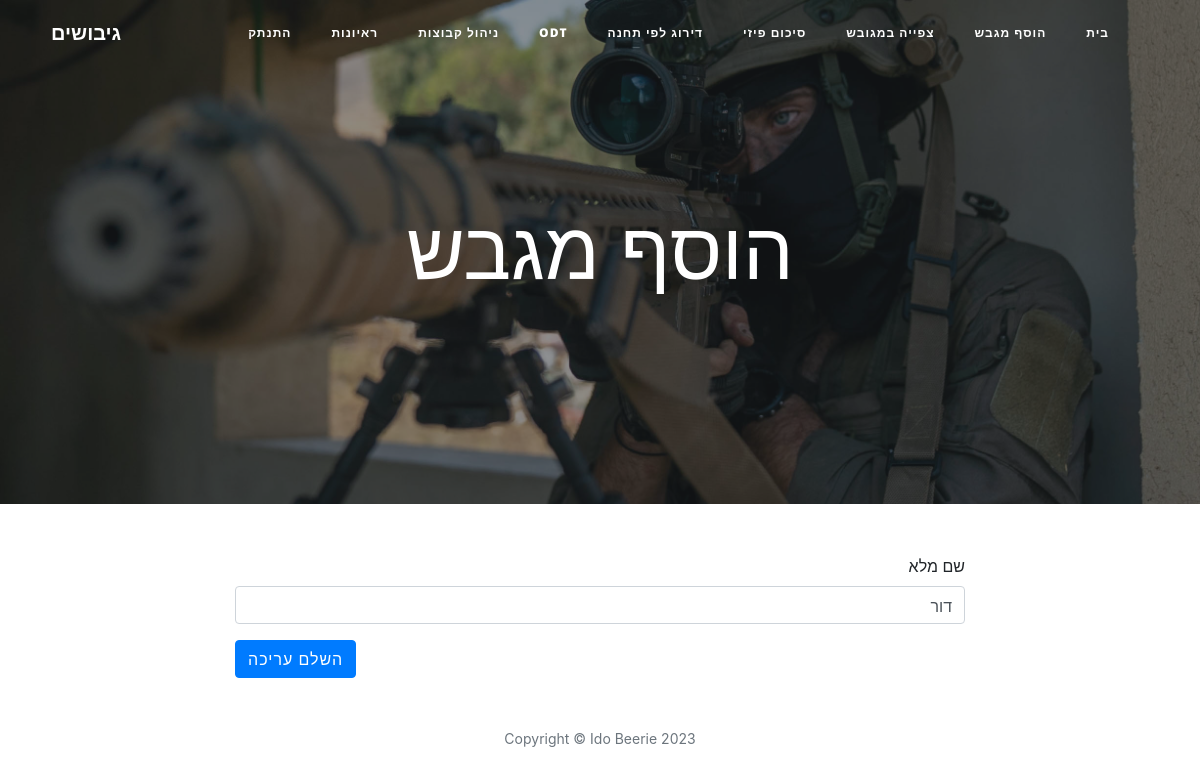
/edit-user/2 (signed in), run on an earlier commit of the app's database.
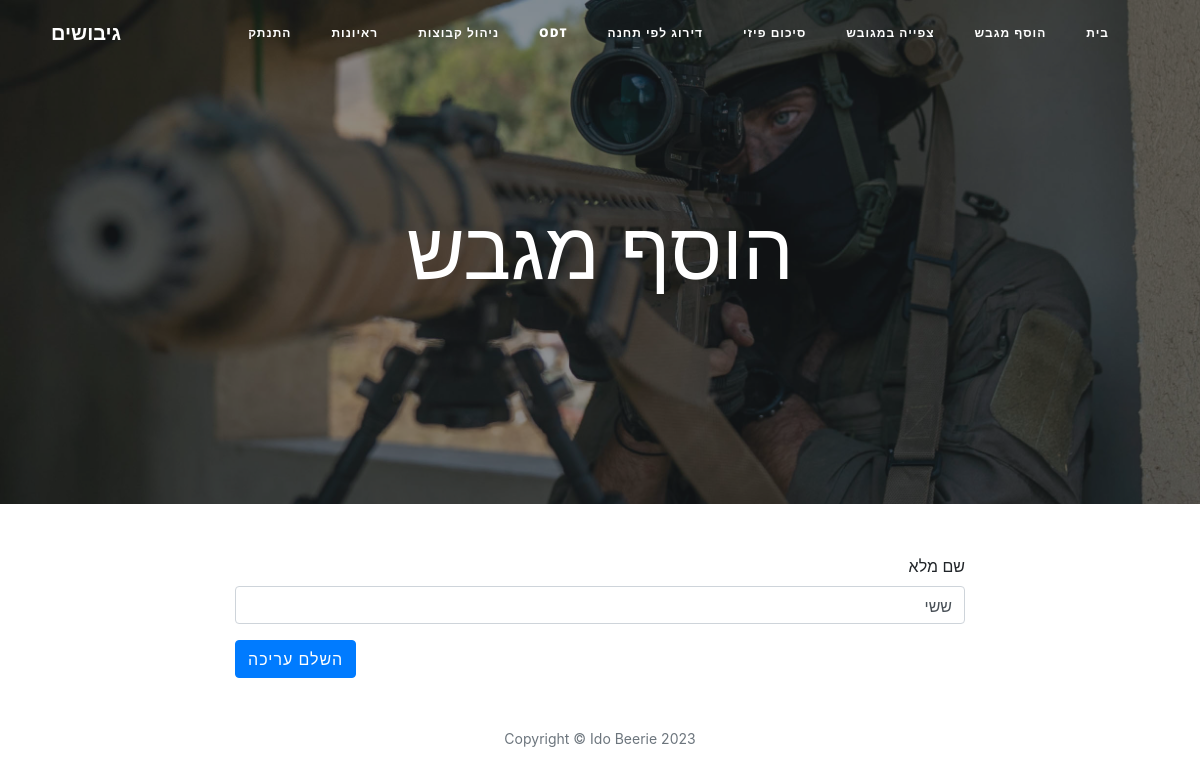
And on a later commit of the database.
### main.py (models this page shows)
class User(UserMixin, db.Model):
    __tablename__ = "users"
    id = db.Column(db.Integer, primary_key=True)
    password = db.Column(db.String(1000), nullable=False)
    name = db.Column(db.String(1000), nullable=False)
    reviews = relationship("Review", back_populates="author")
    candidates = relationship("Candidate", back_populates="group")

### main.py (the view)
@app.route("/edit-user/<int:user_id>", methods=["GET", "POST"])
@admin_only
def edit_user(user_id):
    user = User.query.get(user_id)
    edit_form = EditUserForm(
        name=user.name,
    )
    if edit_form.validate_on_submit():
        user.name = edit_form.name.data
        db.session.commit()
        return redirect(url_for("manageGroups"))
    return render_template("register.html", form=edit_form, is_edit=True, current_user=current_user)

### forms.py
class EditUserForm(FlaskForm):
    name = StringField("שם מלא", validators=[DataRequired("זהו סעיף חובה")])
    submit = SubmitField("השלם עריכה")

### main.py (called while the page is built)
@login_manager.user_loader
def load_user(user_id):
    return User.query.get(int(user_id))

def admin_only(f):
    @wraps(f)
    def decorated_function(*args, **kwargs):
        if current_user.id != 0:
            return abort(403)
        return f(*args, **kwargs)
    return decorated_function

### templates/register.html (shortened to what this page needs)
{% import "bootstrap/wtf.html" as wtf %}
{% block content %}
{% include "header.html" %}
  <header class="masthead" style="background-image: url('{{ url_for('static', filename='img/edit.jpg')}}')">
    <div class="overlay"></div>
    <div class="container">
      <div class="row">
        <div class="col-lg-8 col-md-10 mx-auto">
          <div class="page-heading">
          {% if current_user.id %}
              {% if current_user.id != 0 %}
              <h1>עריכת פרטי משתמש</h1>
            {% else %}
            <h1>הוסף מגבש</h1>
              {% endif %}
                      {% else %}
              <h1>הוסף מגבש</h1>
            {% endif %}
          </div>
        </div>
      </div>
    </div>
      <link href="//maxcdn.bootstrapcdn.com/bootstrap/4.5.0/css/bootstrap.min.css" rel="stylesheet">
  </header>
  <div class="container">
    <div class="row">
      <div class="col-lg-8 col-md-10 mx-auto" style="direction: rtl">
        {{ wtf.quick_form(form, novalidate=True, button_map={"submit": "primary"}) }}
      </div>
    </div>
  </div>
{% include "footer.html" %}
{% endblock %}

### templates/header.html (shortened to what this page needs)
<!DOCTYPE html>
<html lang="en">
<head>
  <link href="{{ url_for('static', filename='vendor/bootstrap/css/bootstrap.min.css') }}" rel="stylesheet">
  <link href="{{ url_for('static', filename='vendor/fontawesome-free/css/all.min.css')}}" rel="stylesheet" type="text/css">
  <link href="{{ url_for('static', filename='css/clean-blog.min.css')}}" rel="stylesheet">
    <link href="//maxcdn.bootstrapcdn.com/bootstrap/4.5.0/css/bootstrap.min.css" rel="stylesheet">
</head>
<body>
<link href="https://cdn.jsdelivr.net/npm/bootstrap@5.0.2/dist/css/bootstrap.min.css" rel="stylesheet">
  <nav class="navbar navbar-expand-md navbar-light fixed-top" id="mainNav">
    <div class="container-fluid">
      <a class="navbar-brand" href="{{url_for('home')}}">גיבושים</a>
      <div class="collapse navbar-collapse" id="navbarNav">
        <ul class="navbar-nav ml-auto">
            {% if current_user.is_authenticated and current_user.id == 0%}
               <li class="nav-item">
            <a class="nav-link active" href="{{ url_for('admin_home') }}">בית</a>
                </li>
              <li class="nav-item">
                    <a class="nav-link active" href="{{ url_for('register') }}"> הוסף מגבש</a>
              </li>
                  <li class="nav-item">
                    <a class="nav-link active" href="{{ url_for('showCandidateAdmin') }}">צפייה במגובש</a>
              </li>
                  <li class="nav-item">
                    <a class="nav-link active" href="{{ url_for('showPhysicalReviewsAdmin') }}">סיכום פיזי</a>
              </li>
                              <li class="nav-item">
                    <a class="nav-link active" href="{{ url_for('showStationReviewsAdmin') }}">דירוג לפי תחנה</a>
              </li>
                              <li class="nav-item">
                    <a class="nav-link active" href="{{ url_for('showODTReviewsAdmin') }}" style="direction: ltr">ODT </a>
              </li>
                              <li class="nav-item">
                    <a class="nav-link active" href="{{ url_for('manageGroups') }}">ניהול קבוצות</a>
              </li>
                                <li class="nav-item">
                    <a class="nav-link active" href="{{ url_for('showInterviewAdmin') }}">ראיונות</a>
              </li>
            <li class="nav-item">
                <a class="nav-link active" href="{{ url_for('logout') }}">התנתק</a>
            </li>
          {% endif %}
        </ul>
      </div>
    </div>
  </nav>

### templates/footer.html (shortened to what this page needs)
  <footer>
    <div class="container">
      <div class="row">
        <div class="col-lg-8 col-md-10 mx-auto">
          <p class="copyright text-muted">Copyright &copy; Ido Beerie 2023</p>
        </div>
      </div>
    </div>
  </footer>
</body>
</html>

### templates/register.html (style rules this page uses)
label { float: right; direction: rtl; }

What changed in the data, as far as the page shows it:
changed User: name "דור" → "ששי"
